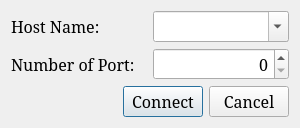
<?xml version="1.0" encoding="UTF-8"?>
<ui version="4.0">
 <class>SettingDialog</class>
 <widget class="QDialog" name="SettingDialog">
  <property name="geometry">
   <rect>
    <x>0</x>
    <y>0</y>
    <width>300</width>
    <height>108</height>
   </rect>
  </property>
  <property name="font">
   <font>
    <family>Garamond</family>
    <pointsize>12</pointsize>
   </font>
  </property>
  <property name="windowTitle">
   <string>Connection</string>
  </property>
  <layout class="QVBoxLayout" name="verticalLayout">
   <item>
    <layout class="QGridLayout" name="gridLayout">
     <item row="0" column="0">
      <widget class="QLabel" name="hostNameLabel">
       <property name="text">
        <string>Host Name:</string>
       </property>
      </widget>
     </item>
     <item row="1" column="0">
      <widget class="QLabel" name="portNumberLabel">
       <property name="text">
        <string>Number of Port:</string>
       </property>
      </widget>
     </item>
     <item row="1" column="1">
      <widget class="QSpinBox" name="portNumberSpinBox">
       <property name="alignment">
        <set>Qt::AlignRight|Qt::AlignTrailing|Qt::AlignVCenter</set>
       </property>
       <property name="maximum">
        <number>99999999</number>
       </property>
      </widget>
     </item>
     <item row="0" column="1">
      <widget class="QComboBox" name="hostCombo">
       <property name="editable">
        <bool>true</bool>
       </property>
      </widget>
     </item>
    </layout>
   </item>
   <item>
    <layout class="QHBoxLayout" name="horizontalLayout">
     <item>
      <spacer name="horizontalSpacer">
       <property name="orientation">
        <enum>Qt::Horizontal</enum>
       </property>
       <property name="sizeHint" stdset="0">
        <size>
         <width>40</width>
         <height>20</height>
        </size>
       </property>
      </spacer>
     </item>
     <item>
      <widget class="QPushButton" name="connectButton">
       <property name="text">
        <string>Connect</string>
       </property>
      </widget>
     </item>
     <item>
      <widget class="QPushButton" name="cancelButton">
       <property name="text">
        <string>Cancel</string>
       </property>
      </widget>
     </item>
    </layout>
   </item>
  </layout>
 </widget>
 <resources/>
 <connections/>
</ui>
